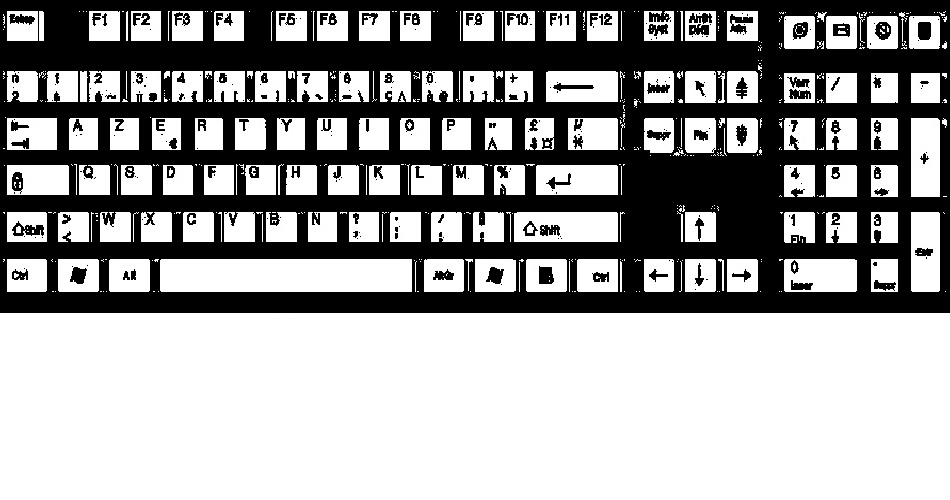
#> input picture azerty-bw.jpg, 950 x 500 px
$ python -i keyboard_tracker.py   (imports and definitions only)
#> lines starting #> are read from the running program, lines starting #| are printed output that depends on the picture; after the words box and inside, x2 and y2 are one past the last pixel; in counts of white or black regions, pixels touching at a corner belong together
### keyboard_extraction.py
import numpy as np
import cv2

# ---------------------------------------------------------------
# 1. Key rectangles in the CLEAR image (x0, y0, x1, y1)
#    (estimated by eye from the 950px-wide clear image; tweak if needed)
# ---------------------------------------------------------------
KEYS = {}

F_Y, N_Y, R2_Y, R3_Y, R4_Y, R5_Y = (10, 38), (70, 102), (112, 150), (163, 197), (211, 245), (258, 292)

def box(name, x0, x1, ylim):
    KEYS[name] = (x0, ylim[0], x1, ylim[1])

def span(names, x_first, pitch, ylim, w=38):
    for i, n in enumerate(names):
        c = x_first + i * pitch
        box(n, c - w / 2, c + w / 2, ylim)

# --- Function row ---
box("Esc", 8, 45, F_Y)
for grp, centers in (("F1 F2 F3 F4", (104, 144, 184, 227)),
                     ("F5 F6 F7 F8", (290, 330, 372, 412)),
                     ("F9 F10 F11 F12", (476, 517, 559, 601))):
    for n, c in zip(grp.split(), centers):
        box(n, c - 14, c + 14, F_Y)
box("PrtSc", 645, 683, F_Y); box("ScrLk", 687, 725, F_Y); box("Pause", 728, 758, F_Y)
for i, x in enumerate((783, 826, 868, 912), 1):
    box(f"Special{i}", x, x + 32, F_Y)

# --- Number row ---
span(list("²&é\"'(-è_çà)="), 27, 41.7, N_Y)
box("Backspace", 546, 620, N_Y)
box("Insert", 645, 683, N_Y); box("Home", 687, 725, N_Y); box("PgUp", 728, 758, N_Y)
box("NumLock", 785, 815, N_Y); box("KP_/", 828, 858, N_Y)
box("KP_*", 869, 897, N_Y);    box("KP_-", 912, 944, N_Y)

# --- AZERTY row ---
box("Tab", 8, 58, R2_Y)
span(list("AZERTYUIOP") + ["^", "$"], 81, 41.5, R2_Y)
box("µ", 560, 620, R2_Y)
box("Delete", 645, 683, R2_Y); box("End", 687, 725, R2_Y); box("PgDn", 728, 758, R2_Y)
box("KP_7", 785, 815, R2_Y); box("KP_8", 828, 858, R2_Y); box("KP_9", 869, 897, R2_Y)
box("KP_+", 912, 944, (112, 197))                       # tall key

# --- QSDF row ---
box("CapsLock", 8, 70, R3_Y)
span(list("QSDFGHJKLM") + ["ù"], 94, 41.5, R3_Y)
box("Enter", 537, 620, R3_Y)
box("KP_4", 785, 815, R3_Y); box("KP_5", 828, 858, R3_Y); box("KP_6", 869, 897, R3_Y)

# --- WXCV row ---
box("LShift", 8, 56, R4_Y)
span(["<"] + list("WXCVBN") + [",", ";", ":", "!"], 75, 41.5, R4_Y)
box("RShift", 515, 620, R4_Y)
box("Up", 685, 715, R4_Y)
box("KP_1", 785, 815, R4_Y); box("KP_2", 828, 858, R4_Y); box("KP_3", 869, 897, R4_Y)
box("KP_Enter", 912, 944, (211, 292))                   # tall key

# --- Bottom row ---
box("LCtrl", 8, 52, R5_Y); box("LWin", 60, 98, R5_Y); box("LAlt", 108, 146, R5_Y)
box("Space", 160, 413, R5_Y)
box("AltGr", 425, 463, R5_Y); box("RWin", 475, 515, R5_Y)
box("Menu", 527, 567, R5_Y);  box("RCtrl", 580, 620, R5_Y)
box("Left", 645, 675, R5_Y);  box("Down", 685, 715, R5_Y); box("Right", 725, 755, R5_Y)
box("KP_0", 785, 858, R5_Y);  box("KP_.", 869, 897, R5_Y)

def center(name):
    x0, y0, x1, y1 = KEYS[name]
    return ((x0 + x1) / 2, (y0 + y1) / 2)

# ---------------------------------------------------------------
# 2. Calibration: green circles (blurry image) <-> key centers (clear image)
# ---------------------------------------------------------------
CALIB_KEYS = (list("²&é\"'(-è_çà)=")
              + list("AZERTYUIOP") + ["^", "$"]
              + list("QSDFGHJKLM") + ["ù"]
              + list("WXCVBN") + [",", ";", ":", "!"])

BLUR_PTS = (
    [(x, 72)  for x in (8, 41, 76, 111, 145, 180, 215, 250, 284, 318, 353, 388, 423)] +
    [(x, 110) for x in (60, 93, 127, 162, 197, 232, 266, 301, 335, 369, 403, 437)] +
    [(x, 155) for x in (68, 102, 136, 171, 206, 241, 275, 310, 344, 379, 413)] +
    [(x, 198) for x in (84, 119, 153, 188, 222, 257, 291, 325, 360, 395)]
)

src = np.array([center(k) for k in CALIB_KEYS], dtype=np.float32)   # clear
#> further down, picture is the input picture: shape (500, 950, 3); min 0, max 255, mean 156.7
dst = np.array(BLUR_PTS, dtype=np.float32)                          # blurry
H, _ = cv2.findHomography(src, dst, 0)      # least squares (use cv2.RANSAC if you have outliers)
H_inv = np.linalg.inv(H)

# ---------------------------------------------------------------
# 3. Lookup
# ---------------------------------------------------------------
def to_clear(x, y):
    p = H_inv @ np.array([x, y, 1.0])
    return p[0] / p[2], p[1] / p[2]

# [28 lines left out: functions closest_key, draw_keys, not called in this run]

# [5 lines that do not run on import are left out]

### keyboard_tracker.py
"""Keyboard localization and fingertip-to-key mapping with OpenCV.

The detector finds a keyboard-shaped quadrilateral in a camera frame and
rectifies it to a top-down view. Key labels are generated from a selected
layout (AZERTY/QWERTY); this does not perform OCR on key legends.

Coordinates passed to :func:`finger_pose_to_key` are image pixel coordinates
of the fingertip (for example, a hand-landmark index-tip point).
"""

from dataclasses import dataclass
from typing import Iterable, Optional, Tuple, Union

import cv2
import numpy as np

from keyboard_extraction import H as CLEAR_TO_BLUR_H
from keyboard_extraction import KEYS as EXTRACTED_KEYS
from keyboard_extraction import closest_key

Point = Tuple[float, float]
EXTRACTED_LAYOUT_SIZE = (950.0, 300.0)

@dataclass
class KeyboardDetection:
    """Detected keyboard polygon, rectified image, and perspective transforms."""

    corners: np.ndarray  # ordered TL, TR, BR, BL in source image
    warped: np.ndarray
    image_to_keyboard: np.ndarray
    keyboard_to_image: np.ndarray
    confidence: float


def _order_corners(points: np.ndarray) -> np.ndarray:
    points = np.asarray(points, dtype=np.float32).reshape(4, 2)
    sums = points.sum(axis=1)
    diffs = np.diff(points, axis=1).ravel()
    # diff is y-x: minimum is top-right, maximum is bottom-left.
    return np.array([points[np.argmin(sums)], points[np.argmin(diffs)],
                     points[np.argmax(sums)], points[np.argmax(diffs)]], dtype=np.float32)


def detect_keyboard(frame: np.ndarray, min_area_ratio: float = 0.035,
                    output_size: Tuple[int, int] = (1000, 284)
                    ) -> Optional[KeyboardDetection]:
    """Find a keyboard's dark outer frame around its light key bed.

    The candidate must be a large, wide quadrilateral whose border is darker
    than its mostly light interior. This suppresses contours from individual
    key legends and light backgrounds.
    """
#> called with min_area_ratio = 0.035, output_size = (1000, 284)
    if frame is None or frame.size == 0:
        return None
    height, width = frame.shape[:2]
#> height = 500; width = 950
    gray = cv2.cvtColor(frame, cv2.COLOR_BGR2GRAY) if frame.ndim == 3 else frame.copy()
    gray = cv2.GaussianBlur(gray, (5, 5), 0)
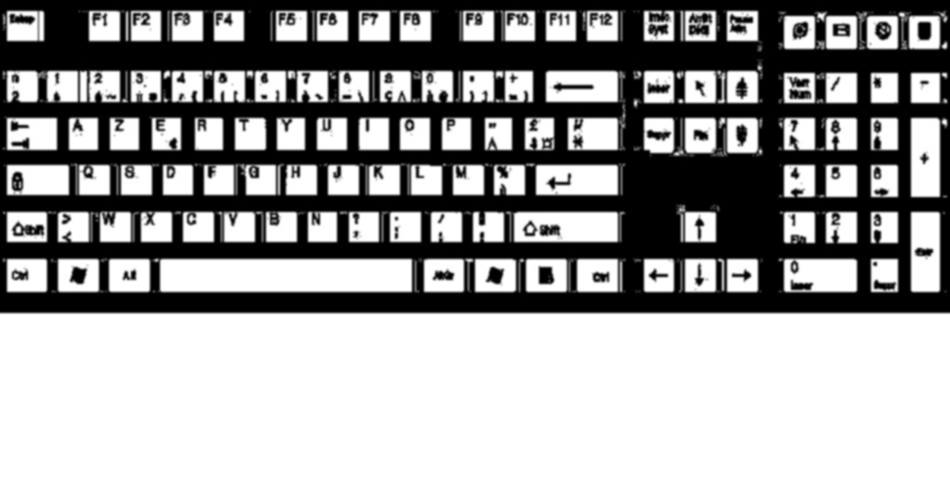
#> gray: shape (500, 950); min 0, max 255, mean 156.7

    # Threshold dark pixels so the keyboard's black surround becomes one
    # connected component even when the keys and background are both white.
    threshold, _ = cv2.threshold(gray, 0, 255, cv2.THRESH_BINARY_INV | cv2.THRESH_OTSU)
#> threshold = 131
    threshold = min(max(threshold, 55), 175)
    dark = cv2.threshold(gray, threshold, 255, cv2.THRESH_BINARY_INV)[1]
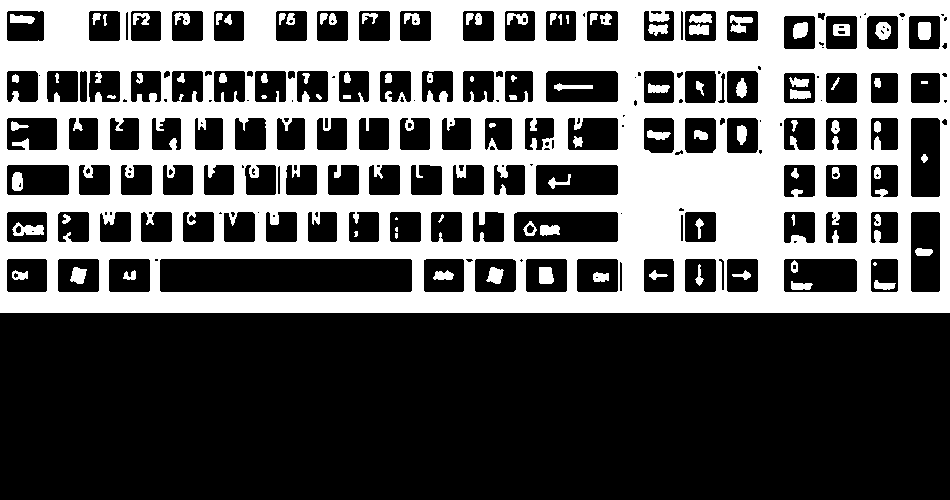
#> dark: shape (500, 950); 39.1% white; 99 white regions (6 under 20 px), largest, box (x1, y1, x2, y2) and area: (0, 0, 950, 313) 176727, (12, 222, 44, 236) 270, (730, 15, 753, 33) 242
    close_w = max(3, (width // 160) | 1)
#> close_w = 5
    close_h = max(3, (height // 160) | 1)
#> close_h = 3
    kernel = cv2.getStructuringElement(cv2.MORPH_RECT, (close_w, close_h))
    dark = cv2.morphologyEx(dark, cv2.MORPH_CLOSE, kernel, iterations=2)
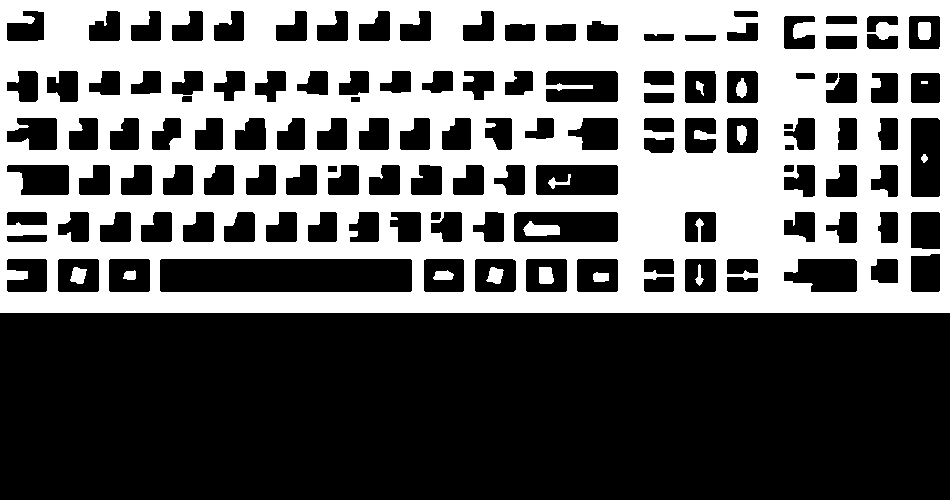
#> dark: shape (500, 950); 42.1% white; 16 white regions, largest, box (x1, y1, x2, y2) and area: (0, 0, 950, 313) 197822, (523, 221, 560, 236) 391, (539, 267, 554, 284) 232
    contours, _ = cv2.findContours(dark, cv2.RETR_EXTERNAL, cv2.CHAIN_APPROX_SIMPLE)
#> contours = [[[0, 0], [0, 312], [949, 312], [949, 0]]]

    min_area = width * height * min_area_ratio
#> min_area = 16625
    max_area = width * height * 0.88
#> max_area = 418000
    candidates = []
    out_w, out_h = 320, 100
    for contour in contours:
        area = cv2.contourArea(contour)
        if not min_area <= area <= max_area:
            continue
        perimeter = cv2.arcLength(contour, True)
        for epsilon_ratio in (0.02, 0.03, 0.04, 0.055, 0.07):
            approx = cv2.approxPolyDP(contour, epsilon_ratio * perimeter, True)
            if len(approx) != 4 or not cv2.isContourConvex(approx):
                continue
            quad = _order_corners(approx.reshape(4, 2))
            top = np.linalg.norm(quad[1] - quad[0])
            bottom = np.linalg.norm(quad[2] - quad[3])
            left = np.linalg.norm(quad[3] - quad[0])
            right = np.linalg.norm(quad[2] - quad[1])
            aspect = ((top + bottom) / max(left + right, 1.0))
            if not 1.6 <= aspect <= 5.0:
                continue

            destination = np.array([[0, 0], [out_w - 1, 0],
                                    [out_w - 1, out_h - 1], [0, out_h - 1]],
                                   dtype=np.float32)
            rectifier = cv2.getPerspectiveTransform(quad, destination)
            sample = cv2.warpPerspective(gray, rectifier, (out_w, out_h))
            border = np.concatenate((sample[:8, :].ravel(), sample[-8:, :].ravel(),
                                     sample[:, :8].ravel(), sample[:, -8:].ravel()))
            interior = sample[20:80, 24:-24]
            contrast = float(np.mean(interior) - np.mean(border))
            if contrast < 12.0:
                continue

            # Prefer a standard keyboard shape and a clearly dark surround.
            shape_score = np.exp(-abs(np.log(aspect / 3.5)))
            area_score = min(1.0, area / (width * height * 0.20))
            score = (contrast / 255.0) * shape_score * area_score
            candidates.append((score, area, quad))
            break
#> this loop made 1 pass
#> (area, perimeter) on pass 1: (296088, 2522)
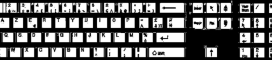
#> interior: shape (60, 272); min 0, max 255, mean 102.6
#> after the loop, candidates = [(0.152, 296088, [[0, 0], [949, 0], [949, 312], [0, 312]])]
    if not candidates:
        return None

    score, area, corners = max(candidates, key=lambda item: item[0])
#> score = 0.152; corners = [[0, 0], [949, 0], [949, 312], [0, 312]]
    out_w, out_h = output_size
    destination = np.array([[0, 0], [out_w - 1, 0],
                            [out_w - 1, out_h - 1], [0, out_h - 1]], dtype=np.float32)
    transform = cv2.getPerspectiveTransform(corners, destination)
#> transform = [[1.05, 0, 0], [0, 0.907, 0], [0, -3.65e-19, 1]]
    inverse = cv2.getPerspectiveTransform(destination, corners)
#> inverse = [[0.95, 0, 0], [0, 1.1, 0], [0, 0, 1]]
    warped = cv2.warpPerspective(frame, transform, (out_w, out_h))
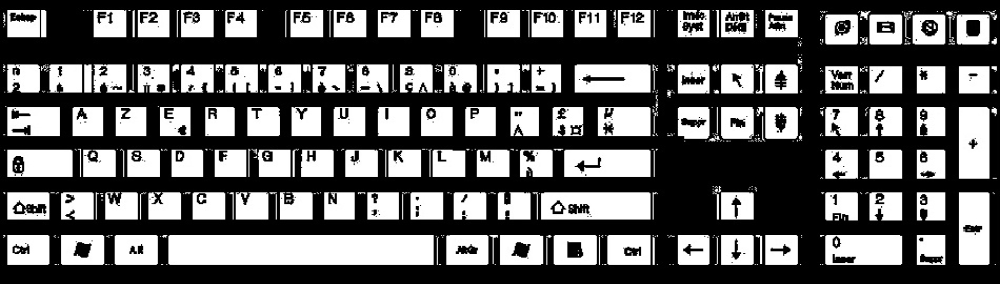
#> warped: shape (284, 1000, 3); min 0, max 255, mean 98
    confidence = float(min(1.0, (area / (width * height)) / 0.18))
#> confidence = 1
    return KeyboardDetection(corners, warped, transform, inverse, confidence)


# [89 lines left out: functions finger_pose_to_key, _draw_extracted_key_boxes, render_keyboard_map, draw_keyboard_view, draw_detection, not called in this run]

>>> import cv2
>>> picture = cv2.imread('azerty-bw.jpg')
>>> result = detect_keyboard(picture)

$ run again, on azerty.jpg
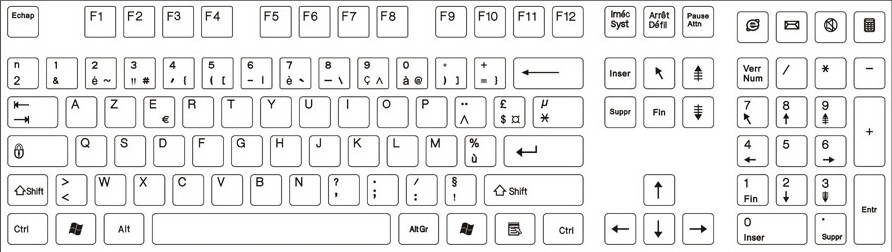
#> input picture azerty.jpg, 892 x 252 px
#> picture is the input picture: shape (252, 892, 3); mean B, G, R 236.2, 236.3, 236.3
#> in detect_keyboard, `gray = cv2.GaussianBlur(gray, (5, 5), 0)`:
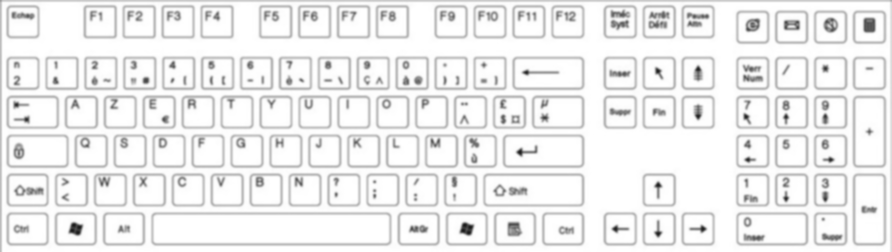
#> gray: shape (252, 892); min 27, max 255, mean 236.6
#> in detect_keyboard, `threshold, _ = cv2.threshold(gray, 0, 255, cv2.THRESH_BINARY_INV | cv2..`: threshold = 222
#> in detect_keyboard, `threshold = min(max(threshold, 55), 175)`: threshold = 175
#> in detect_keyboard, `dark = cv2.morphologyEx(dark, cv2.MORPH_CLOSE, kernel, iterations=2)`:
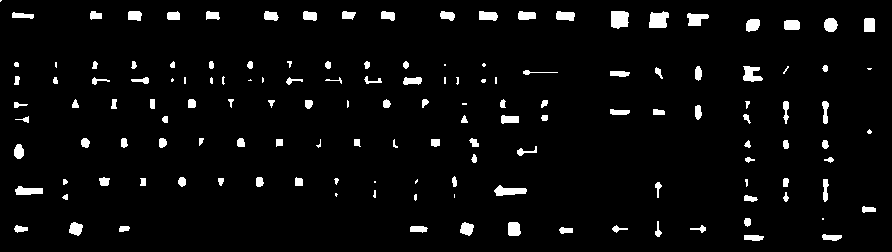
#> dark: shape (252, 892); 4.1% white; 145 white regions (28 under 20 px)
#> contours = 145 contours, 41 with area under 20; largest, box (x1, y1, x2, y2) and area: (611, 11, 629, 29) 252, (649, 11, 669, 28) 240, (494, 185, 527, 196) 191, (743, 66, 763, 82) 171, (687, 13, 709, 26) 164
#> the loop in detect_keyboard, `for contour in contours:` made 145 passes
#> area on passes 1 to 8: 78, 79.5, 56, 79, 41, 35, 37, 56
#> after the loop in detect_keyboard, `for contour in contours:`: candidates = []
